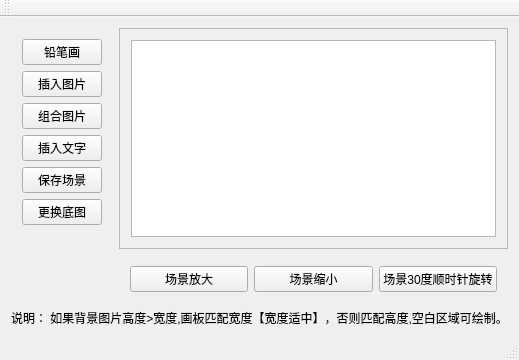
<?xml version="1.0" encoding="UTF-8"?>
<ui version="4.0">
 <class>MainWindow</class>
 <widget class="QMainWindow" name="MainWindow">
  <property name="geometry">
   <rect>
    <x>0</x>
    <y>0</y>
    <width>517</width>
    <height>360</height>
   </rect>
  </property>
  <property name="windowTitle">
   <string>MainWindow</string>
  </property>
  <widget class="QWidget" name="centralWidget">
   <layout class="QGridLayout" name="gridLayout_2">
    <item row="0" column="1">
     <layout class="QVBoxLayout" name="verticalLayout">
      <item>
       <widget class="QScrollArea" name="scrollArea">
        <property name="widgetResizable">
         <bool>true</bool>
        </property>
        <widget class="QWidget" name="scrollAreaWidgetContents">
         <property name="geometry">
          <rect>
           <x>0</x>
           <y>0</y>
           <width>396</width>
           <height>216</height>
          </rect>
         </property>
         <layout class="QGridLayout" name="gridLayout">
          <item row="0" column="0">
           <widget class="QGraphicsView" name="graphicsView"/>
          </item>
         </layout>
        </widget>
       </widget>
      </item>
      <item>
       <widget class="QWidget" name="widget_2" native="true">
        <layout class="QHBoxLayout" name="horizontalLayout">
         <item>
          <widget class="QPushButton" name="pushButton_7">
           <property name="text">
            <string>场景放大</string>
           </property>
          </widget>
         </item>
         <item>
          <widget class="QPushButton" name="pushButton_8">
           <property name="text">
            <string>场景缩小</string>
           </property>
          </widget>
         </item>
         <item>
          <widget class="QPushButton" name="pushButton_9">
           <property name="text">
            <string>场景30度顺时针旋转</string>
           </property>
          </widget>
         </item>
        </layout>
       </widget>
      </item>
     </layout>
    </item>
    <item row="0" column="0">
     <widget class="QWidget" name="widget" native="true">
      <layout class="QVBoxLayout" name="verticalLayout_2">
       <item>
        <widget class="QPushButton" name="pushButton">
         <property name="text">
          <string>铅笔画</string>
         </property>
        </widget>
       </item>
       <item>
        <widget class="QPushButton" name="pushButton_2">
         <property name="text">
          <string>插入图片</string>
         </property>
        </widget>
       </item>
       <item>
        <widget class="QPushButton" name="pushButton_3">
         <property name="text">
          <string>组合图片</string>
         </property>
        </widget>
       </item>
       <item>
        <widget class="QPushButton" name="pushButton_6">
         <property name="text">
          <string>插入文字</string>
         </property>
        </widget>
       </item>
       <item>
        <widget class="QPushButton" name="pushButton_4">
         <property name="text">
          <string>保存场景</string>
         </property>
        </widget>
       </item>
       <item>
        <widget class="QPushButton" name="pushButton_5">
         <property name="text">
          <string>更换底图</string>
         </property>
        </widget>
       </item>
       <item>
        <spacer name="verticalSpacer">
         <property name="orientation">
          <enum>Qt::Vertical</enum>
         </property>
         <property name="sizeHint" stdset="0">
          <size>
           <width>20</width>
           <height>72</height>
          </size>
         </property>
        </spacer>
       </item>
      </layout>
     </widget>
    </item>
    <item row="1" column="0" colspan="2">
     <widget class="QLabel" name="label">
      <property name="text">
       <string>说明： 如果背景图片高度&gt;宽度,画板匹配宽度【宽度适中】，否则匹配高度,空白区域可绘制。</string>
      </property>
     </widget>
    </item>
   </layout>
  </widget>
  <widget class="QMenuBar" name="menuBar">
   <property name="geometry">
    <rect>
     <x>0</x>
     <y>0</y>
     <width>517</width>
     <height>23</height>
    </rect>
   </property>
  </widget>
  <widget class="QToolBar" name="mainToolBar">
   <attribute name="toolBarArea">
    <enum>TopToolBarArea</enum>
   </attribute>
   <attribute name="toolBarBreak">
    <bool>false</bool>
   </attribute>
  </widget>
  <widget class="QStatusBar" name="statusBar"/>
 </widget>
 <layoutdefault spacing="6" margin="11"/>
 <resources/>
 <connections/>
</ui>
